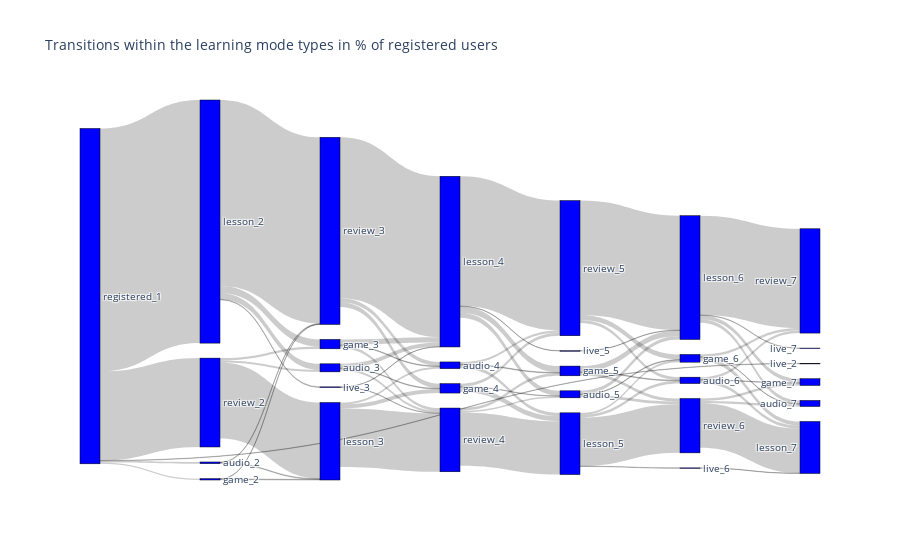

The notebook cell this image was saved under:
### Code cell
# sankey

import plotly.graph_objects as go

fig = go.Figure(data=[go.Sankey(
    node = dict(
      pad = 15,
      thickness = 20,
      line = dict(color = "black", width = 0.5),
      label = labels,
      color = "blue"
    ),
    link = dict(
      source = hello.start_index.values.tolist(), # indices correspond to labels, eg A1, A2, A1, B1, ...
      target = hello.end_index.values.tolist(),
      value = hello.percent_of_total.values.tolist()
  ))])

fig.update_layout(title_text="Transitions within the learning mode types in % of registered users", 
                  font_size=10)
fig.show()

### Figure 1 — Plotly figure (JSON) as saved in the notebook; plotly's stock layout.template omitted (floating-point values rounded to 4 significant figures)
{"data": [{"link": {"source": [1, 25, 14, 30, 19, 7, 1, 13, 15, 18, 22, 27, 25, 30, 25, 4, 3, 30, 26, 19, 14, 23, 14, 7, 12, 15, 17, 6, 7, 26, 19, 4, 16, 18, 3, 22, 16, 6, 12, 23, 27, 27, 13, 17, 13, 15, 22, 1, 18, 1, 20, 3, 29, 4, 25, 20, 6, 17, 12, 29, 26, 30, 23, 16, 0, 28, 1, 22, 24, 7, 0, 11, 20, 15, 29, 9, 14, 28, 11, 0, 9, 28, 18, 16, 24, 17, 12], "target": [25, 14, 30, 19, 7, 21, 13, 15, 18, 22, 27, 5, 3, 4, 12, 7, 30, 6, 22, 23, 26, 5, 17, 2, 30, 26, 22, 7, 10, 19, 16, 27, 5, 4, 18, 16, 21, 27, 18, 21, 2, 10, 3, 19, 12, 17, 23, 20, 6, 29, 15, 17, 15, 16, 0, 14, 23, 4, 26, 14, 6, 28, 10, 2, 30, 7, 11, 24, 5, 8, 18, 15, 3, 9, 12, 22, 9, 27, 14, 26, 19, 16, 28, 8, 21, 28, 9], "value": [72.5, 55.5, 48, 38.7, 34.1, 29.6, 26.5, 22.7, 17.4, 15.9, 14.5, 13.3, 2.1, 1.9, 1.8, 1.7, 1.6, 1.5, 1.5, 1.5, 1.4, 1.2, 1.2, 1.2, 1.2, 1.2, 1, 1, 1, 0.9, 0.9, 0.9, 0.9, 0.8, 0.8, 0.8, 0.8, 0.8, 0.7, 0.7, 0.7, 0.7, 0.7, 0.7, 0.6, 0.6, 0.6, 0.5, 0.5, 0.4, 0.2, 0.2, 0.2, 0.2, 0.2, 0.2, 0.2, 0.2, 0.2, 0.1, 0.1, 0.1, 0.1, 0.1, 0.1, 0.1, 0.1, 0.1, 0.1, 0.1, 0.1, 0, 0, 0, 0, 0, 0, 0, 0, 0, 0, 0, 0, 0, 0, 0, 0]}, "node": {"color": "blue", "label": ["live_3", "registered_1", "game_7", "game_3", "game_5", "lesson_7", "audio_5", "lesson_6", "live_7", "live_4", "audio_7", "live_2", "audio_3", "review_2", "review_3", "lesson_3", "audio_6", "audio_4", "review_4", "review_5", "audio_2", "review_7", "lesson_5", "game_6", "live_6", "lesson_2", "game_4", "review_6", "live_5", "game_2", "lesson_4"], "line": {"color": "black", "width": 0.5}, "pad": 15, "thickness": 20}, "type": "sankey"}], "layout": {"font": {"size": 10}, "title": {"text": "Transitions within the learning mode types in % of registered users"}}}
